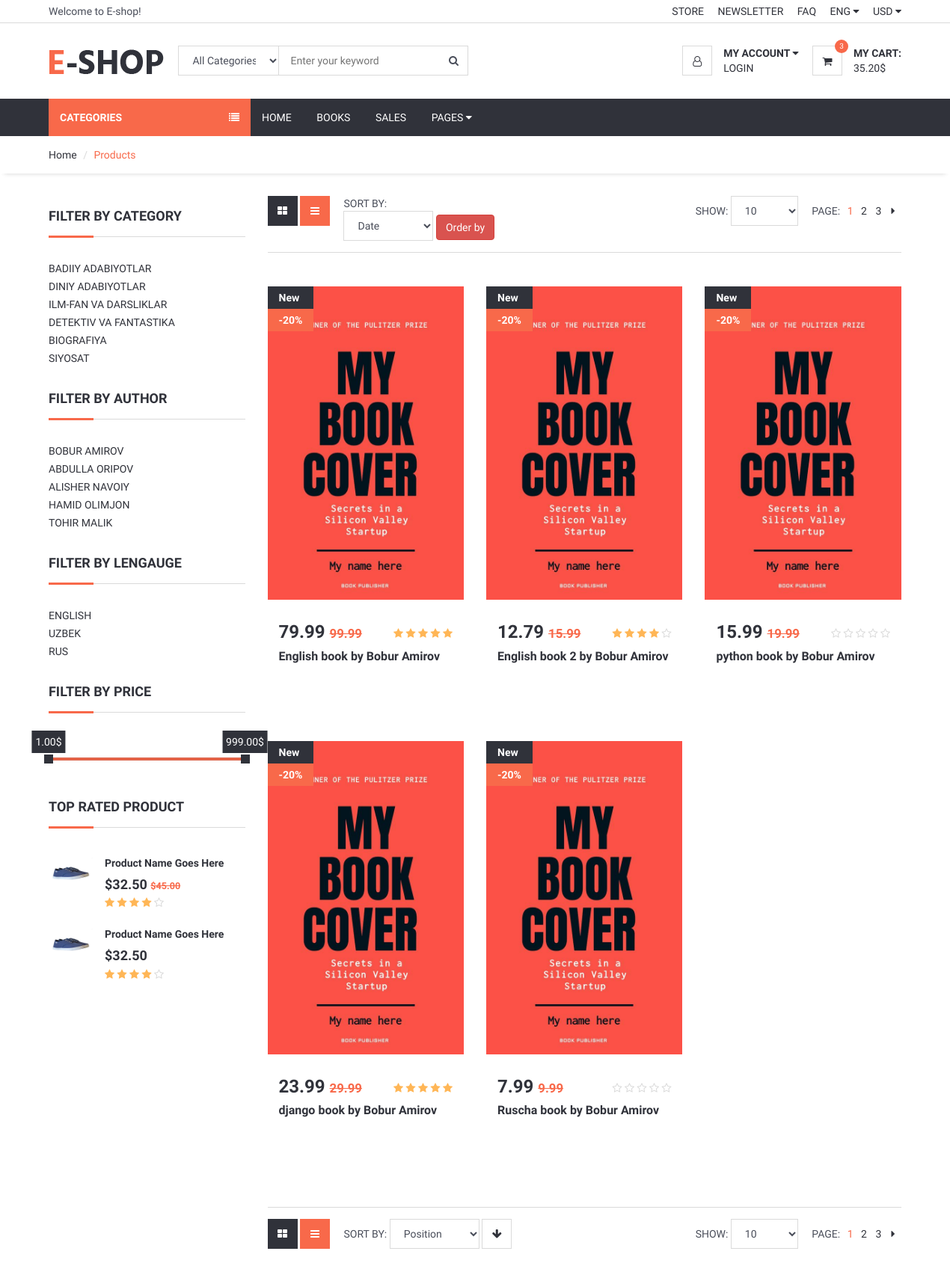
The page /author/bobur-amirov (upper part) on the database as committed earlier.
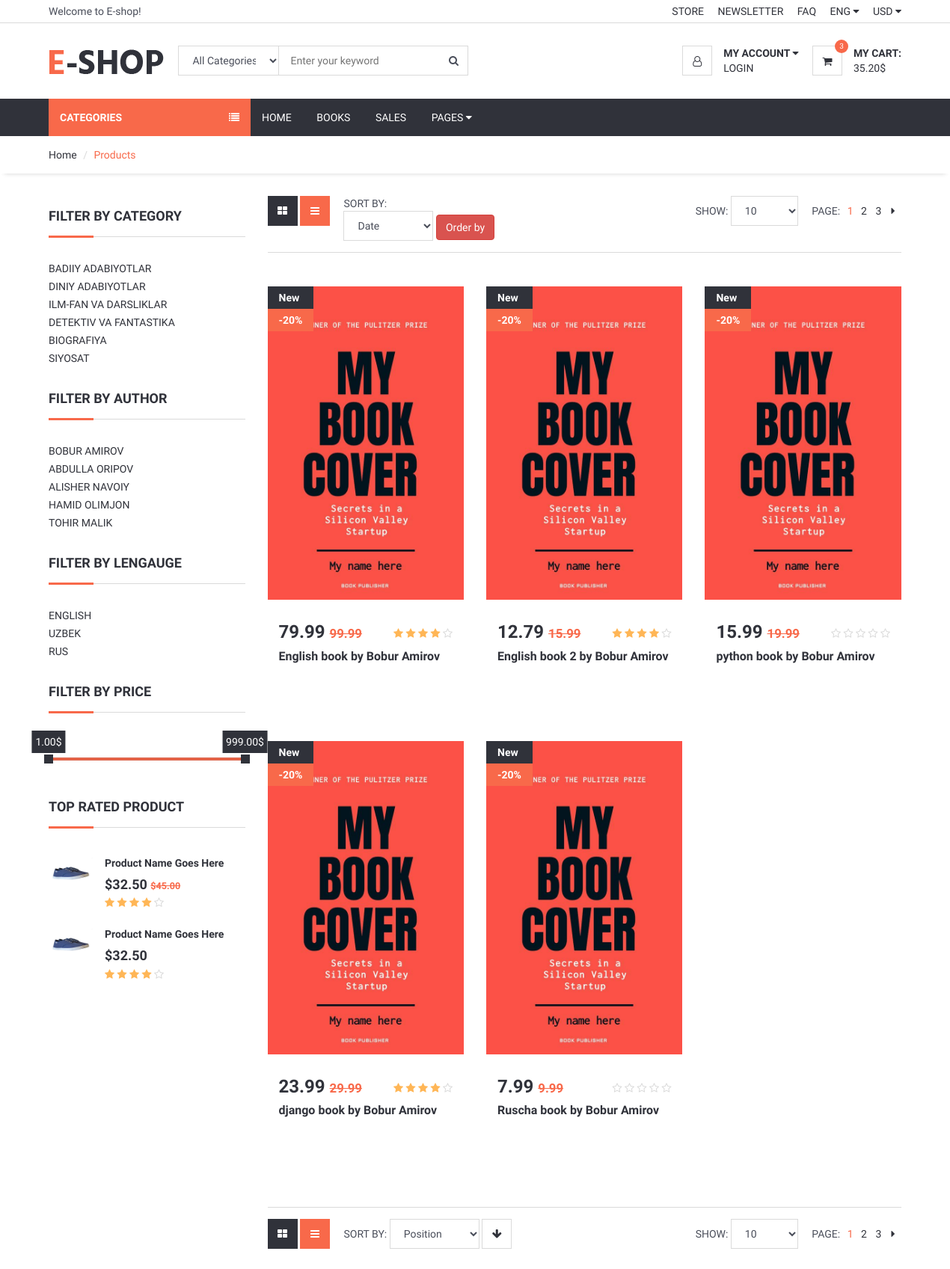
The same page on the database as committed later.
### book/models/book.py (models this page shows, shortened)
class Book(models.Model):
    name = models.CharField(max_length=100)
    slug = models.SlugField(max_length=100, unique=True)
    cover = models.ImageField(upload_to='book/')
    description = models.TextField()
    created = models.DateTimeField(auto_now_add=True)
    updated = models.DateTimeField(auto_now=True)
    price = models.DecimalField(max_digits=10, decimal_places=2)
    category = models.ForeignKey(Category, on_delete=models.SET_NULL, null=True)
    language = models.ForeignKey(Language, on_delete=models.SET_NULL, null=True)
    authors = models.ForeignKey(Author, on_delete=models.SET_NULL, null=True)
    views = models.IntegerField(default=0)
    likes = models.PositiveIntegerField(default=0)
    rating_avg = models.DecimalField(max_digits=5, decimal_places=2, default=0)
    @property
    def price2(self):
        return round(self.price - self.price * Decimal('0.2'), 2)

### book/models/author.py (models this page shows)
class Author(models.Model):
    first_name = models.CharField(max_length=20)
    last_name = models.CharField(max_length=20)
    slug = models.SlugField(max_length=100, unique=True)
    image = models.ImageField(upload_to='author/')
    def __str__(self):
        return f"{self.first_name} {self.last_name}"

### book/views.py (the view)
# urls.py: path('author/<slug:slug>', views.author_books, name='author_books'),
def author_books(request, slug):
    author = Author.objects.get(slug=slug)
    books = Book.objects.filter(authors=author)
    context = {
        'author': author,
        'books': books,
        'range': range(1, 6),
    }
    return render(request, 'book/filter_books.html', context)

### book/context_processors.py (called while the page is built)
def category(request):
    categories = Category.objects.all()
    return {'categories': categories}

def author(request):
    authors = Author.objects.all()
    return {'authors': authors}

def langauge(request):
    langauges = Language.objects.all()
    return {'langauges': langauges}

### templates/book/filter_books.html (shortened to what the changed rows need)
{% extends 'base.html' %}
{% load static %}
{% block content %}
    <div class="section">
        <div class="container">
            <div class="row">
                {% include 'aside.html' %}
                <div id="main" class="col-md-9">
                    <div id="store">
                        <div class="row">
                            {% for book in books %}
                                <div class="col-md-4 col-sm-6 col-xs-6">
                                    <div class="product product-single">
                                        <div class="product-thumb">
                                            <div class="product-label">
                                                <span>New</span>
                                                <span class="sale">-20%</span>
                                            </div>
                                            <img src="{{ book.cover.url }}" alt="">
                                        </div>
                                        <div class="product-body">
                                            <h3 class="product-price">{{ book.price2 }}
                                                <del class="product-old-price">{{ book.price }}</del>
                                            </h3>
                                            <div class="product-rating">
                                                {% for i in range %}
                                                    {% if i <= book.rating_avg %}
                                                        <i class="fa fa-star"></i>
                                                    {% else %}
                                                        <i class="fa fa-star-o empty"></i>
                                                    {% endif %}
                                                {% endfor %}
                                            </div>
                                            <h2 class="product-name"><a
                                                    href="{% url 'book_detail' book.slug %}">{{ book.name }}
                                                by {{ book.authors }} </a></h2>
                                        </div>
                                    </div>
                                </div>
                            {% endfor %}
                        </div>
                    </div>
                </div>
            </div>
        </div>
    </div>
{% endblock %}

Rows that differ between the two databases and show on the page:
changed Book "English book": rating_avg 5 → 4 (drawn)
changed Book "django book": rating_avg 5 → 4 (drawn)
